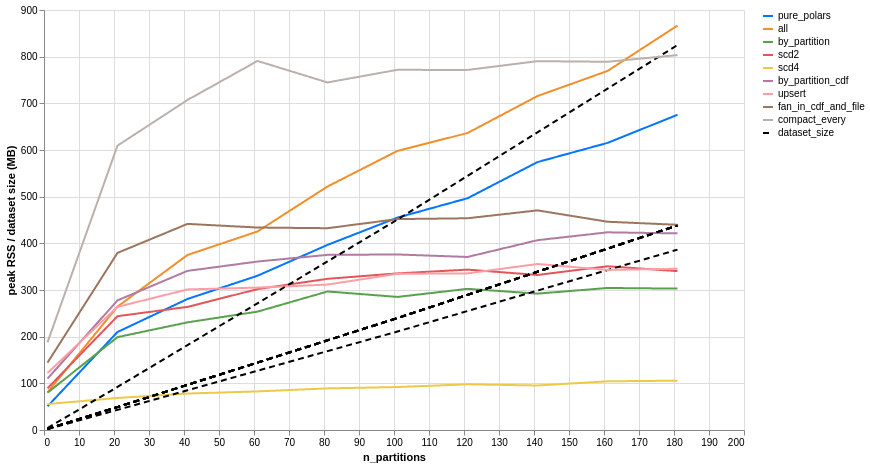

Write notebook code for a chart like this one.
### Code cell
import altair as alt

# Each incremental code path gets its own identifiable color (Tableau-10-style,
# avoiding blue/black — those are reserved below); polars stays a fixed
# reference blue; dataset size is its own thin dashed black reference line.
_worker_domain = [
    "pure_polars",
    "all",
    "by_partition",
    "scd2",
    "scd4",
    "by_partition_cdf",
    "upsert",
    "fan_in_cdf_and_file",
    "compact_every",
    "dataset_size",
]
_color_range = [
    "#0075ff",  # pure_polars — polars blue
    "#F28E2B",  # all
    "#59A14F",  # by_partition
    "#E15759",  # scd2
    "#EDC948",  # scd4
    "#B07AA1",  # by_partition_cdf
    "#FF9DA7",  # upsert
    "#9C755F",  # fan_in_cdf_and_file
    "#BAB0AC",  # compact_every
    "#000000",  # dataset_size
]
# Every code path drawn the same weight — no bold treatment; only dataset
# size is deliberately thinner, since it's a reference line, not a result.
_width_range = [2, 2, 2, 2, 2, 2, 2, 2, 2, 1]
_dash_range = [[1, 0]] * 9 + [[6, 4]]  # solid for every worker, dashed for dataset size

long_rows = []
for r in results_df.iter_rows(named=True):
    long_rows.append({
        "n_partitions": r["n_partitions"],
        "worker": r["worker"],
        "series": r["worker"],
        "value": r["peak_rss_mb"],
    })
    long_rows.append({
        "n_partitions": r["n_partitions"],
        "worker": r["worker"],
        "series": "dataset_size",
        "value": r["dataset_size_mb"],
    })

long_df = pl.DataFrame(long_rows)

alt.Chart(long_df).mark_line().encode(
    x=alt.X("n_partitions:Q", title="n_partitions"),
    y=alt.Y("value:Q", title="peak RSS / dataset size (MB)"),
    color=alt.Color(
        "series:N",
        scale=alt.Scale(domain=_worker_domain, range=_color_range),
        legend=alt.Legend(title=None),
    ),
    strokeWidth=alt.StrokeWidth(
        "series:N", scale=alt.Scale(domain=_worker_domain, range=_width_range), legend=None
    ),
    strokeDash=alt.StrokeDash(
        "series:N", scale=alt.Scale(domain=_worker_domain, range=_dash_range), legend=None
    ),
    detail="worker:N",
    tooltip=["worker", "n_partitions", "value", "series"],
).properties(width=700, height=420)

### Figure 1 — Vega-Lite specification as saved in the notebook (floating-point values rounded to 4 significant figures; data arrays with more than 128 entries replaced by an {"elided": "..."} marker saying what was removed)
{"config": {"view": {"continuousWidth": 300, "continuousHeight": 300}}, "data": {"name": "data-7ef923dd8a268806465fecccaa7ae30b"}, "mark": {"type": "line"}, "encoding": {"color": {"field": "series", "legend": {"title": null}, "scale": {"domain": ["pure_polars", "all", "by_partition", "scd2", "scd4", "by_partition_cdf", "upsert", "fan_in_cdf_and_file", "compact_every", "dataset_size"], "range": ["#0075ff", "#F28E2B", "#59A14F", "#E15759", "#EDC948", "#B07AA1", "#FF9DA7", "#9C755F", "#BAB0AC", "#000000"]}, "type": "nominal"}, "detail": {"field": "worker", "type": "nominal"}, "strokeDash": {"field": "series", "legend": null, "scale": {"domain": ["pure_polars", "all", "by_partition", "scd2", "scd4", "by_partition_cdf", "upsert", "fan_in_cdf_and_file", "compact_every", "dataset_size"], "range": [[1, 0], [1, 0], [1, 0], [1, 0], [1, 0], [1, 0], [1, 0], [1, 0], [1, 0], [6, 4]]}, "type": "nominal"}, "strokeWidth": {"field": "series", "legend": null, "scale": {"domain": ["pure_polars", "all", "by_partition", "scd2", "scd4", "by_partition_cdf", "upsert", "fan_in_cdf_and_file", "compact_every", "dataset_size"], "range": [2, 2, 2, 2, 2, 2, 2, 2, 2, 1]}, "type": "nominal"}, "tooltip": [{"field": "worker", "type": "nominal"}, {"field": "n_partitions", "type": "quantitative"}, {"field": "value", "type": "quantitative"}, {"field": "series", "type": "nominal"}], "x": {"field": "n_partitions", "title": "n_partitions", "type": "quantitative"}, "y": {"field": "value", "title": "peak RSS / dataset size (MB)", "type": "quantitative"}}, "height": 420, "width": 700, "$schema": "https://vega.github.io/schema/vega-lite/v6.4.1.json", "datasets": {"data-7ef923dd8a268806465fecccaa7ae30b": {"elided": "180 records"}}}
